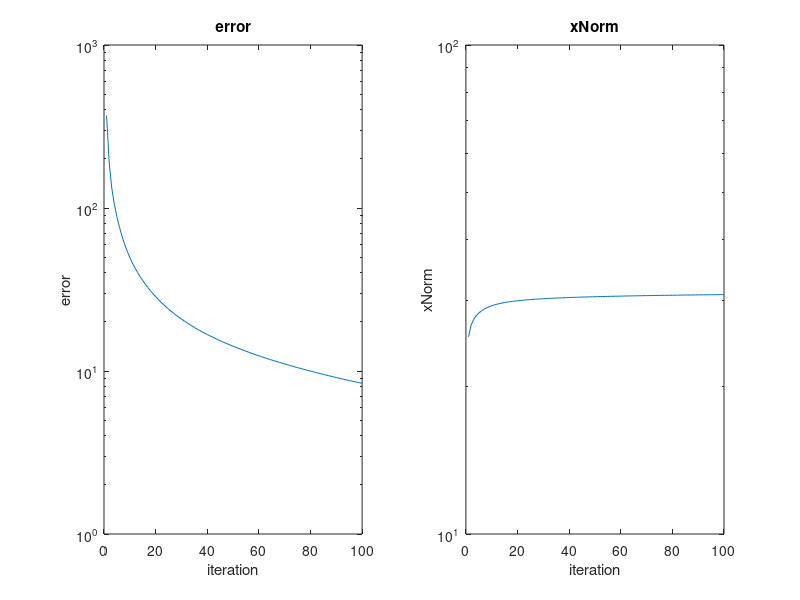

This figure's MATLAB source:
% [x,errors,xNorms] = art(A, b, nbIterations, x0, relaxationParameter)
%
% Algebraic Reconstruction Technique or Kaczmarz iteration
%
function [x, errors, xNorms] = art(A, b, nbIterations, x0, relaxationParameter)
    if nargin<1 || isempty(A),
        nbEqn = 1000;
        nbVar = nbEqn;
        A = randn(nbEqn, nbVar);
        clear nbEqn nbVar
    end
    [nbEquations, nbVariables] = size(A);
    if nargin<2 || isempty(b),
        b = A*ones(nbVariables, 1);
    end
    if nargin<3 || isempty(nbIterations),
        nbIterations = 100;
    end
    if nargin<4 || isempty(x0),
        x0 = zeros(nbVariables, 1, 'double');
    end
    if nargin<4 || isempty(relaxationParameter),
        relaxationParameter = 1;
    end
    
    compareEfficiency = false;
    
    wantPerformanceFigures = nargout~=1 && ~compareEfficiency;
    
    % Compare to MEX C code implementation
    if compareEfficiency,
        % Convert from sparse to full matrix
        A = full(A);
        b = full(b);
        wantPerformanceFigures = false;
        
        startTime = cputime();
        x = ARTReconstructionMex(A, b, relaxationParameter, nbIterations, x0);
        elapsedTimeMEX = cputime()-startTime;
        logMessage('C Calculation time: %0.6fs, error %d', [elapsedTimeMEX norm(b-A*x)]);
    end
    
    % Initialization.
    if wantPerformanceFigures,
        errors = zeros(1, nbIterations);
        xNorms = zeros(1, nbIterations);
    end
    
    if compareEfficiency,
        startTime = cputime();
    end
    
    % precalculate the equation sqd weights
    weights = relaxationParameter./sum(abs(A).^2, 2);
    
    % replace with transpose for efficiency
    A = A.';
    
    % do the Kaczmarz iteration
    x = x0;
    for itIdx = 1:nbIterations,
        for eqnIdx = 1:nbEquations, % should actually be chosen randomly with a distribution proportional to equationSqdNorms
            V = A(:, eqnIdx);
            x = x + (b(eqnIdx)-V'*x)*weights(eqnIdx)*V;
        end
        if wantPerformanceFigures,
            errors(itIdx) = norm(b-A.'*x);
            xNorms(itIdx) = norm(x);
        end
    end
    
    if compareEfficiency,
        elapsedTime = cputime()-startTime;
        logMessage('Matlab Calculation time: %0.6fs, error %d',[elapsedTime norm(b-A.'*x)]);
    end
    clear A;
    
    if nargout == 0 && wantPerformanceFigures,
        close all;
        fig = figure();
        axs(1) = subplot(1,2,1);
        semilogy([1:nbIterations], errors); title('error');
        xlabel('iteration'); ylabel('error');
        axs(2) = subplot(1,2,2);
        semilogy([1:nbIterations], xNorms); title('xNorm');
        xlabel('iteration'); ylabel('xNorm');
        
        linkaxes(axs, 'x');
    end
    if nargout < 1,
        clear x;
    end
end